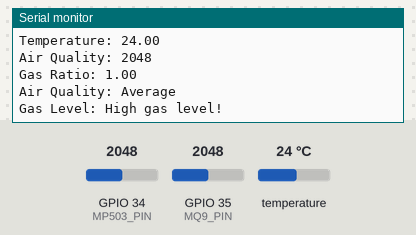
Bench run of a sketch on a simulated ESP32. On the bench: the last lines printed to the serial monitor. Inputs (shaded band) come from the test bench; at power-on: GPIO 35 (MQ9_PIN) = 2048, GPIO 34 (MP503_PIN) = 2048, temperature 24 °C (analog values on the 0–4095 scale). WiFi joins after 1.5 s; servers stay silent unless stated; uploads are accepted with an empty reply.

Above: at 9.4 s.
9.5 s: GPIO 35 (MQ9_PIN) set to 1992
At 11.8 s:
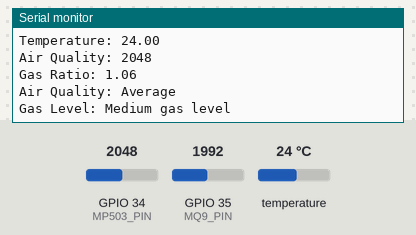
20.5 s: GPIO 35 (MQ9_PIN) set to 1049
At 22.8 s:
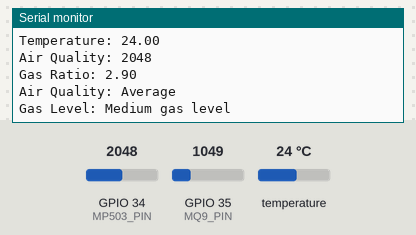
24.2 s: GPIO 35 (MQ9_PIN) set to 960
At 25.0 s:
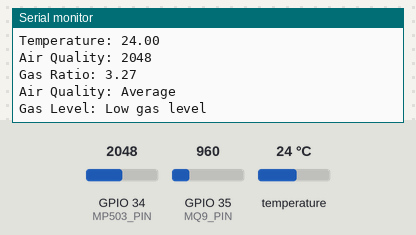
Timing chart, 0 to 27.2 s (numbered marks = the images above; inputs shaded):
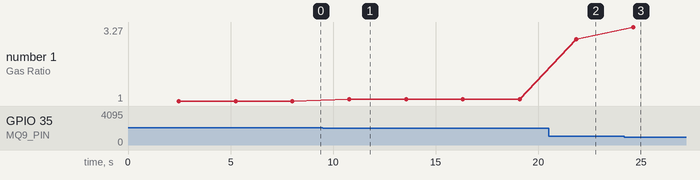

Measured:
- the behaviour switches between 2048 and 2047 on GPIO 35 (MQ9_PIN) (found by bisection; images 0 and 1)
- the behaviour switches between 1024 and 1023 on GPIO 35 (MQ9_PIN) (found by bisection; images 2 and 3)
- after the input at 9.5 s, the serial monitor: prints a new line after 1.3 s (image 1)
- after the input at 20.5 s, the serial monitor: prints a new line after 1.4 s (image 2)
- after the input at 24.2 s, the serial monitor: prints a new line after 0.43 s (image 3)
- plotted number 1: 1 → 1.06 after the input at 9.5 s, 1.06 → 2.9 after the input at 20.5 s, 2.9 → 3.27 after the input at 24.2 s

The sketch:

sketch.ino
```cpp
#include <OneWire.h>
#include <DallasTemperature.h>
#include <WiFi.h>
#include <HTTPClient.h>


#define ONE_WIRE_BUS 4
#define MP503_PIN 34
#define MQ9_PIN 35

float R0 = 1000.0;
float RL = 1000.0;

const char* ssid = "";
const char* password = "";

OneWire oneWire(ONE_WIRE_BUS);
DallasTemperature sensors(&oneWire);

void setup() {
  Serial.begin(115200);
  sensors.begin();
  analogReadResolution(12);

  WiFi.begin(ssid, password);
  while (WiFi.status() != WL_CONNECTED) {
    delay(500);
    Serial.print(".");
  }
  Serial.println("Connected to WiFi");

  sendPostRequest();
}

void loop() {
  sensors.requestTemperatures();
  float temperatureC = sensors.getTempCByIndex(0);
  int airQuality = analogRead(MP503_PIN);
  int mq9Value = analogRead(MQ9_PIN);
  float voltage = mq9Value * (3.3 / 4095.0);
  float rs = ((3.3 * RL) / voltage) - RL;
  float ratio = rs / R0;

  Serial.print("Temperature: ");
  Serial.println(temperatureC);
  Serial.print("Air Quality: ");
  Serial.println(airQuality);
  Serial.print("Gas Ratio: ");
  Serial.println(ratio);

  interpretAirQuality(airQuality);
  interpretMQ9(ratio);

  delay(2000);
}

void interpretAirQuality(int value) {
  Serial.print("Air Quality: ");
  if (value < 1000) {
    Serial.println("Excellent");
  } else if (value < 2000) {
    Serial.println("Good");
  } else if (value < 3000) {
    Serial.println("Average");
  } else {
    Serial.println("Poor");
  }
}

void interpretMQ9(float ratio) {
  Serial.print("Gas Level: ");
  if (ratio < 1) {
    Serial.println("High gas level!");
  } else if (ratio < 3) {
    Serial.println("Medium gas level");
  } else {
    Serial.println("Low gas level");
  }
}

void sendPostRequest() {
  if (WiFi.status() == WL_CONNECTED) {
    HTTPClient http;

    String serverUrl = "http://192.168.95.90:8082/device/hello";

    http.begin(serverUrl);
    int httpResponseCode = http.POST("");

    Serial.print("HTTP Response code: ");
    Serial.println(httpResponseCode);

    if (httpResponseCode > 0) {
      String response = http.getString();
      Serial.println("Response:");
      Serial.println(response);
    } else {
      Serial.print("Error code: ");
      Serial.println(httpResponseCode);
    }

    http.end();
  } else {
    Serial.println("WiFi Disconnected");
  }
}
```
